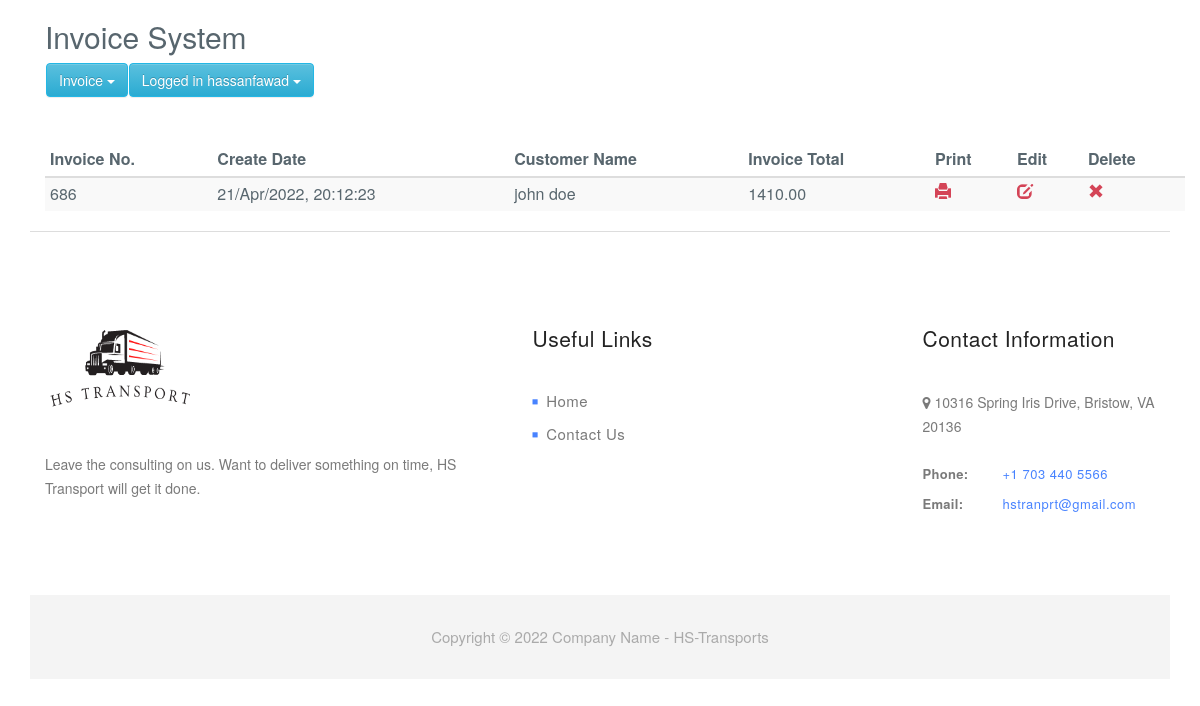
Page /invoice_table.php (signed in) on the committed database.
### tables this page shows
CREATE TABLE `invoice_order` (
  `order_id` int(11) NOT NULL,
  `user_id` int(11) NOT NULL,
  `order_date` timestamp NOT NULL DEFAULT current_timestamp(),
  `order_receiver_name` varchar(250) NOT NULL,
  `order_receiver_address` text NOT NULL,
  `order_total_before_tax` decimal(10,2) NOT NULL,
  `order_total_tax` decimal(10,2) NOT NULL,
  `order_tax_per` varchar(250) NOT NULL,
  `order_total_after_tax` double(10,2) NOT NULL,
  `order_amount_paid` decimal(10,2) NOT NULL,
  `order_total_amount_due` decimal(10,2) NOT NULL,
  `note` text NOT NULL
);

### Invoice.php (called while the page is built, shortened)
<?php
class Invoice{
	private $host  = 'localhost';
    private $user  = 'root';
    private $password   = "";
    private $database  = "invoice_system";
    private $invoiceOrderTable = 'invoice_order';
	private $dbConnect = false;
    public function __construct(){
        if(!$this->dbConnect){
            $conn = new mysqli($this->host, $this->user, $this->password, $this->database);
            if($conn->connect_error){
                die("Error failed to connect to MySQL: " . $conn->connect_error);
            }else{
                $this->dbConnect = $conn;
            }
        }
    }
	private function getData($sqlQuery) {
		$result = mysqli_query($this->dbConnect, $sqlQuery);
		$data= array();
		while ($row = mysqli_fetch_array($result, MYSQLI_ASSOC)) {
			$data[]=$row;
		}
		return $data;
	}
	public function getInvoiceList(){
		$sqlQuery = "
			SELECT * FROM ".$this->invoiceOrderTable."
			WHERE user_id = '".$_SESSION['userid']."'";
		return  $this->getData($sqlQuery);
	}
}
?>

### invoice_table.php (the view, shortened to what this page needs)
<?php
include('inc/header.php');
include 'Invoice.php';
$invoice = new Invoice();
$invoice->checkLoggedIn();
?>
<link href="css/style.css" rel="stylesheet">
<?php include('inc/container.php');?>
	<div class="container">
	  <h2 class="title">Invoice System</h2>
	  <?php include('menu.php');?>
      <table id="data-table" class="table table-condensed table-striped">
        <thead>
          <tr>
            <th>Invoice No.</th>
            <th>Create Date</th>
            <th>Customer Name</th>
            <th>Invoice Total</th>
            <th>Print</th>
            <th>Edit</th>
            <th>Delete</th>
          </tr>
        </thead>
        <?php
		$invoiceList = $invoice->getInvoiceList();
        foreach($invoiceList as $invoiceDetails){
			$invoiceDate = date("d/M/Y, H:i:s", strtotime($invoiceDetails["order_date"]));
            echo '
              <tr>
                <td>'.$invoiceDetails["order_id"].'</td>
                <td>'.$invoiceDate.'</td>
                <td>'.$invoiceDetails["order_receiver_name"].'</td>
                <td>'.$invoiceDetails["order_total_after_tax"].'</td>
                <td><a href="print_invoice.php?invoice_id='.$invoiceDetails["order_id"].'" title="Print Invoice"><span class="glyphicon glyphicon-print"></span></a></td>
                <td><a href="edit_invoice.php?update_id='.$invoiceDetails["order_id"].'"  title="Edit Invoice"><span class="glyphicon glyphicon-edit"></span></a></td>
                <td><a href="#" id="'.$invoiceDetails["order_id"].'" class="deleteInvoice"  title="Delete Invoice"><span class="glyphicon glyphicon-remove"></span></a></td>
              </tr>
            ';
        }
        ?>
      </table>
</div>
<?php include('inc/footer.php');?>

### assets/css/hero-slider.css (style rules this page uses)
*, *::after, *::before { -webkit-box-sizing: border-box; -moz-box-sizing: border-box; box-sizing: border-box; }
body { font-family: "Open Sans", sans-serif; color: #2c343b; background-color: #f2f2f2; }
a { color: #d44457; text-decoration: none; }

### assets/css/style.css (style rules this page uses)
body { font-family: 'Raleway', 'sans-serif'; background-color: #fff; }

### css/style.css (style rules this page uses)
body { background-color: transparent; color: #58666e; font-family: "Source Sans Pro","Helvetica Neue",Helvetica,Arial,sans-serif; font-size: 14px; line-height: 1.42857; }

### rows in the picture
invoice_order: order_id "686", order_date "21/Apr/2022, 20:12:23", order_receiver_name "john doe", order_total_after_tax "1410.00"

### other values in the picture
$_SESSION['user'] "hassanfawad"
